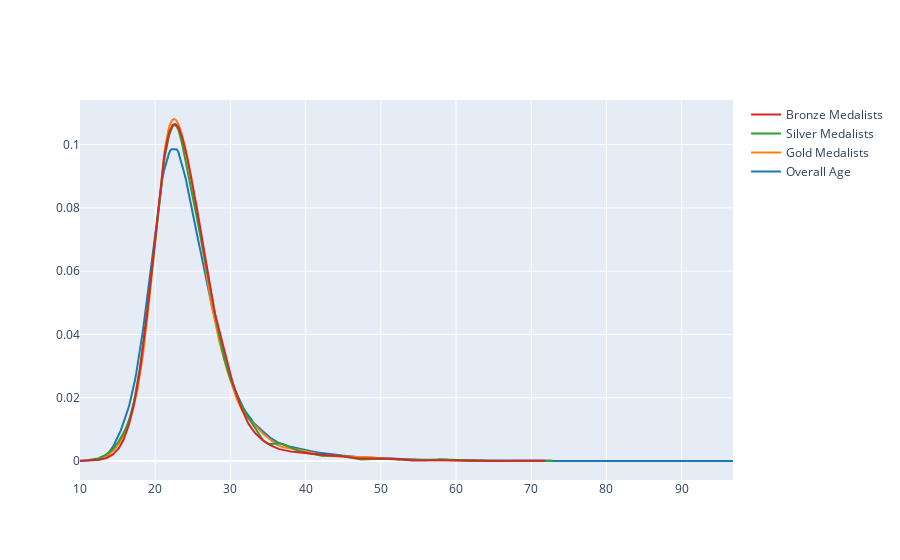

This figure's notebook cell:
### Code cell
fig=ff.create_distplot([x1,x2,x3,x4],['Overall Age',"Gold Medalists","Silver Medalists","Bronze Medalists"],show_hist=False,show_rug=False)
fig.show()

### Figure 1 — Plotly figure (JSON) as saved in the notebook; plotly's stock layout.template omitted (floating-point values rounded to 4 significant figures; data arrays with more than 128 entries replaced by an {"elided": "..."} marker saying what was removed)
{"data": [{"legendgroup": "Overall Age", "marker": {"color": "rgb(31, 119, 180)"}, "mode": "lines", "name": "Overall Age", "showlegend": true, "type": "scatter", "x": {"elided": "500 float values"}, "xaxis": "x", "y": {"elided": "500 float values"}, "yaxis": "y"}, {"legendgroup": "Gold Medalists", "marker": {"color": "rgb(255, 127, 14)"}, "mode": "lines", "name": "Gold Medalists", "showlegend": true, "type": "scatter", "x": {"elided": "500 float values"}, "xaxis": "x", "y": {"elided": "500 float values"}, "yaxis": "y"}, {"legendgroup": "Silver Medalists", "marker": {"color": "rgb(44, 160, 44)"}, "mode": "lines", "name": "Silver Medalists", "showlegend": true, "type": "scatter", "x": {"elided": "500 float values"}, "xaxis": "x", "y": {"elided": "500 float values"}, "yaxis": "y"}, {"legendgroup": "Bronze Medalists", "marker": {"color": "rgb(214, 39, 40)"}, "mode": "lines", "name": "Bronze Medalists", "showlegend": true, "type": "scatter", "x": {"elided": "500 float values"}, "xaxis": "x", "y": {"elided": "500 float values"}, "yaxis": "y"}], "layout": {"barmode": "overlay", "hovermode": "closest", "legend": {"traceorder": "reversed"}, "xaxis": {"anchor": "y2", "domain": [0, 1], "zeroline": false}, "yaxis": {"anchor": "free", "domain": [0, 1], "position": 0}}}
